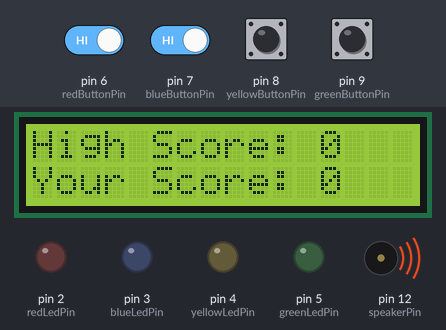
Bench run of a sketch on a simulated Arduino Uno, built with avr-gcc and run on an emulated ATmega328P. Shown: 16×2 character LCD, output pins drawn as LEDs (lit = HIGH), buzzer (waves = sounding). Dashed ring = blinking. Inputs (shaded band) come from the test bench; at power-on: pin 6 (redButtonPin), pin 7 (blueButtonPin), pin 8 (yellowButtonPin), pin 9 (greenButtonPin) HIGH. Random numbers use the default seed unless the sketch sets one; what the sketch prints to the serial monitor is not drawn.

Above: at 3.59 s.
3.8 s: pin 6 (redButtonPin) driven LOW and pin 7 (blueButtonPin) driven LOW
At 10.96 s:
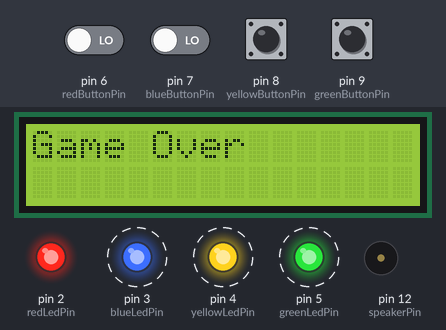
At 15.8 s:
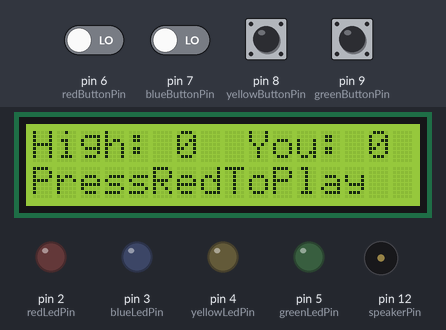
16.4 s: pin 6 (redButtonPin) driven LOW
At 22.4 s:
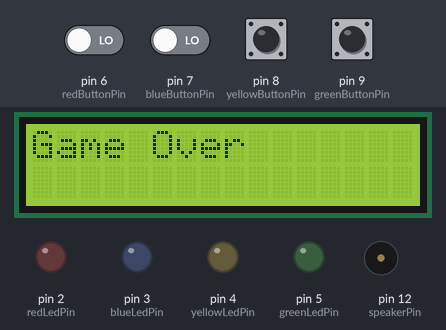
Timing chart, 0 to 40.9 s (numbered marks = the images above; inputs shaded):
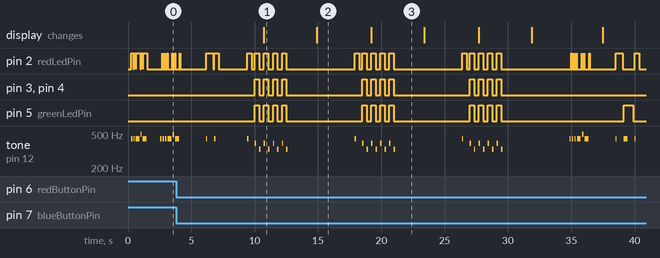

Measured:
- after the input at 3.8 s, pin 3 (blueLedPin), pin 4 (yellowLedPin), pin 5 (greenLedPin): alternates HIGH for 0.35 s and LOW for 0.36 s, 8 changes in all, then stays LOW, starting after 6.2 s; the display: changes after 6.9 s (image 1)
- by itself, tone on pin 12 (speakerPin): plays 440 Hz for 0.10 s, 392 Hz for 0.10 s, 330 Hz for 0.10 s, 392 Hz for 0.10 s, 330 Hz for 0.10 s, 392 Hz for 0.10 s … (27 notes in this stretch)

The sketch:

colour_match.ino
```cpp
#include <Wire.h>
#include <LCD.h>
#include <LiquidCrystal_I2C.h>

// Set up the LCD screen
LiquidCrystal_I2C lcd(0x27, 2, 1, 0, 4, 5, 6, 7, 3, POSITIVE);

// Connect the piezo speaker to pin 12
int speakerPin = 12;

// Create arrays to store tunes and notes
int startTune[] = {500, 500, 300, 500, 700, 700};
int note[] = {440, 440, 440, 440, 494, 440}; // A4, A4, A4, A4, B4, A4
int duration[] = {100, 100, 100, 300, 100, 300};
int happyTune[] = {523, 587, 659};
int sadTune[] = {392, 330, 294};

// Define pins for LEDs and buttons
int redLedPin = 2;
int blueLedPin = 3;
int yellowLedPin = 4;
int greenLedPin = 5;
int redButtonPin = 6;
int blueButtonPin = 7;
int yellowButtonPin = 8;
int greenButtonPin = 9;

// Create arrays for LED and button pins
int ledPin[] = {redLedPin, blueLedPin, yellowLedPin, greenLedPin};  // LEDs
int buttonPin[] = {redButtonPin, blueButtonPin, yellowButtonPin, greenButtonPin};  // Buttons

// Game variables
int turn = 0;  // Game round
int buttonState = 0;  // Button state
int randomArray[50]; // Store up to 50 inputs
int inputArray[50];
int highScore = 0;
int myScore;

void setup() {
  // Set up the LCD display and Serial communication
  lcd.begin(16, 2);
  lcd.home();
  lcd.clear();
  lcd.setCursor(0, 1);
  lcd.print("Your Score: 0");
  lcd.setCursor(0, 0);
  lcd.print("High Score: 0");
  Serial.begin(9600);

  // Set LED pins as outputs
  for (int x = 0; x < 4; x++) {
    pinMode(ledPin[x], OUTPUT);
  }

  // Set button pins as inputs with pull-up resistors
  for (int x = 0; x < 4; x++) {
    pinMode(buttonPin[x], INPUT_PULLUP);
  }

  // Seed the random number generator
  randomSeed(analogRead(0));

  // Play initial startup tune using the piezo speaker
  for (int thisNote = 0; thisNote < 6; thisNote++) {
    if (!(thisNote == 0 && ledPin[0] == redLedPin)) {
      digitalWrite(ledPin[0], HIGH);
      tone(speakerPin, note[thisNote], duration[thisNote]);
      delay(duration[thisNote] + 50);
      digitalWrite(ledPin[0], LOW);
    } else {
      delay(duration[thisNote] + 50);
    }

    noTone(speakerPin);

    delay(25);
  }
  delay(1000);
}

void loop() {
  // Main game loop
  for (int y = 0; y <= 2; y++) {
    // Play the startup tune for the current round
    playTurnTune();

    // Display the current round on the LCD
    displayTurn();

    // Generate a random sequence of LEDs for the player to follow
    generateRandomSequence();

    // Display the random sequence on LEDs
    displaySequence();

    // Get player input and check against the random sequence
    getInput();
  }
}

// Function to play the startup tune for each round
void playTurnTune() {
  for (int thisNote = 0; thisNote < 6; thisNote++) {
    tone(speakerPin, note[thisNote], duration[thisNote]);
    delay(duration[thisNote] + 50);
    noTone(speakerPin);

    digitalWrite(ledPin[0], HIGH);
    delay(25);
    digitalWrite(ledPin[0], LOW);

    delay(25);
  }

  digitalWrite(ledPin[0], LOW);

  delay(1000);
}

// Function to display the current round on the LCD
void displayTurn() {
  for (int y = turn; y <= turn; y++) {
    Serial.println("");
    Serial.print("Turn: ");
    Serial.print(y);
    Serial.println("");
    lcd.clear();
    myScore = y;
    lcd.setCursor(0, 1);
    lcd.print("Your Score: ");
    lcd.setCursor(12, 1);
    lcd.print(myScore);
    if (myScore > highScore) {
      highScore = y;
    }
    lcd.setCursor(0, 0);
    lcd.print("High Score: " + (String)(highScore));
    Serial.print(y);
    Serial.println("");
    delay(1000);
  }
}

// Function to generate a random sequence of LEDs for the player to follow
void generateRandomSequence() {
  randomArray[turn] = random(1, 5);
}

// Function to display the random sequence on LEDs
void displaySequence() {
  for (int x = 0; x <= turn; x++) {
    Serial.print(randomArray[x]);

    for (int y = 0; y < 4; y++) {
      // Display each LED in the sequence
      if (randomArray[x] == 1 && ledPin[y] == redLedPin) {
        digitalWrite(ledPin[y], HIGH);
        playSound(speakerPin, note[0], duration[0]); // Play sound for red LED
        delay(400);
        digitalWrite(ledPin[y], LOW);
        delay(100);
      }

      if (randomArray[x] == 2 && ledPin[y] == blueLedPin) {
        digitalWrite(ledPin[y], HIGH);
        playSound(speakerPin, note[1], duration[1]); // Play sound for blue LED
        delay(400);
        digitalWrite(ledPin[y], LOW);
        delay(100);
      }

      if (randomArray[x] == 3 && ledPin[y] == yellowLedPin) {
        digitalWrite(ledPin[y], HIGH);
        playSound(speakerPin, note[2], duration[2]); // Play sound for yellow LED
        delay(400);
        digitalWrite(ledPin[y], LOW);
        delay(100);
      }

      if (randomArray[x] == 4 && ledPin[y] == greenLedPin) {
        digitalWrite(ledPin[y], HIGH);
        playSound(speakerPin, note[3], duration[3]); // Play sound for green LED
        delay(400);
        digitalWrite(ledPin[y], LOW);
        delay(100);
      }
    }
  }
}

// Function to get player input and check against the random sequence
void getInput() {
  for (int x = 0; x <= turn;) {
    for (int y = 0; y < 4; y++) {
      buttonState = digitalRead(buttonPin[y]);

      if (buttonState == LOW && buttonPin[y] == redButtonPin) {
        // Display and play sound for red button press
        digitalWrite(ledPin[0], HIGH);
        playSound(speakerPin, note[0], duration[0]);
        delay(200);
        digitalWrite(ledPin[0], LOW);
        inputArray[x] = 1;
        delay(250);
        Serial.print(" ");
        Serial.print(1);
        // Check if player input matches the random sequence
        if (inputArray[x] != randomArray[x]) {
          fail();
        }
        x++;
      }

      // Similar logic for other buttons (blue, yellow, green)

      delay(500);
      turn++;
    }
  }
}

// Function to handle failure scenario
void fail() {
  for (int y = 0; y <= 3; y++) {
    // Display and play sad tune for failure
    digitalWrite(ledPin[0], HIGH);
    digitalWrite(ledPin[1], HIGH);
    digitalWrite(ledPin[2], HIGH);
    digitalWrite(ledPin[3], HIGH);
    playSound(speakerPin, sadTune[0], duration[0]);
    delay(200);
    digitalWrite(ledPin[0], LOW);
    digitalWrite(ledPin[1], LOW);
    digitalWrite(ledPin[2], LOW);
    digitalWrite(ledPin[3], LOW);
    playSound(speakerPin, sadTune[1], duration[1]);
    delay(200);
    lcd.clear();
    lcd.setCursor(0, 0);
    lcd.print("Game Over");
  }
  delay(2000);
  lcd.clear();
  lcd.setCursor(0, 0);
  lcd.print("High: " + (String)(highScore));
  lcd.setCursor(9, 0);
  lcd.print("You: ");
  lcd.setCursor(14, 0);
  lcd.print(myScore);
  lcd.setCursor(0, 1);
  lcd.print("PressRedToPlay");
  {
    while (digitalRead(buttonPin[0]) > 0 && digitalRead(buttonPin[1]) > 0 && digitalRead(buttonPin[2]) > 0 && digitalRead(buttonPin[3]) > 0) {
      digitalWrite(ledPin[0], HIGH);
      digitalWrite(ledPin[1], HIGH);
      digitalWrite(ledPin[2], HIGH);
      digitalWrite(ledPin[3], HIGH);
      delay(100);
      digitalWrite(ledPin[0], LOW);
      digitalWrite(ledPin[1], LOW);
      digitalWrite(ledPin[2], LOW);
      digitalWrite(ledPin[3], LOW);
      delay(100);
    }
    delay(1000);
    turn = -1;
  }
}

// Function to play a sound using the piezo speaker
void playSound(int pin, int frequency, int duration) {
  tone(pin, frequency, duration);
  delay(duration + 50);
  noTone(pin);
}
```
